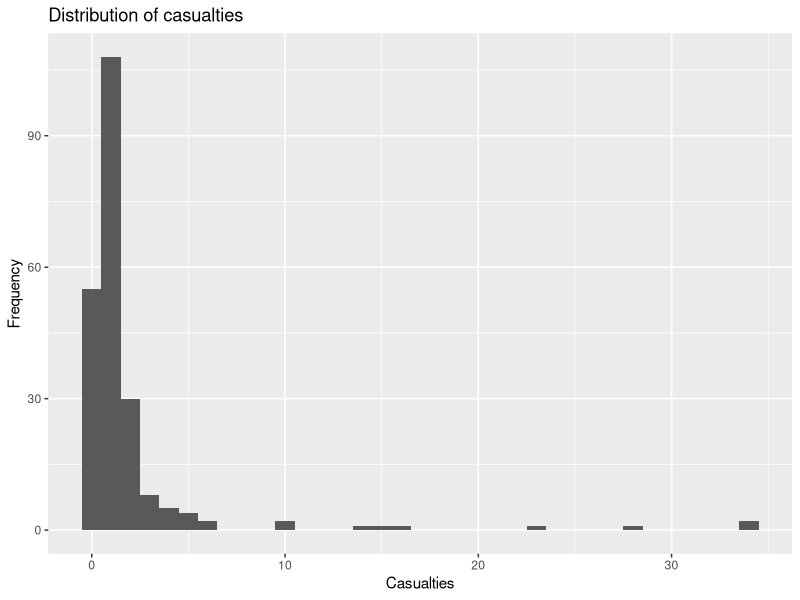
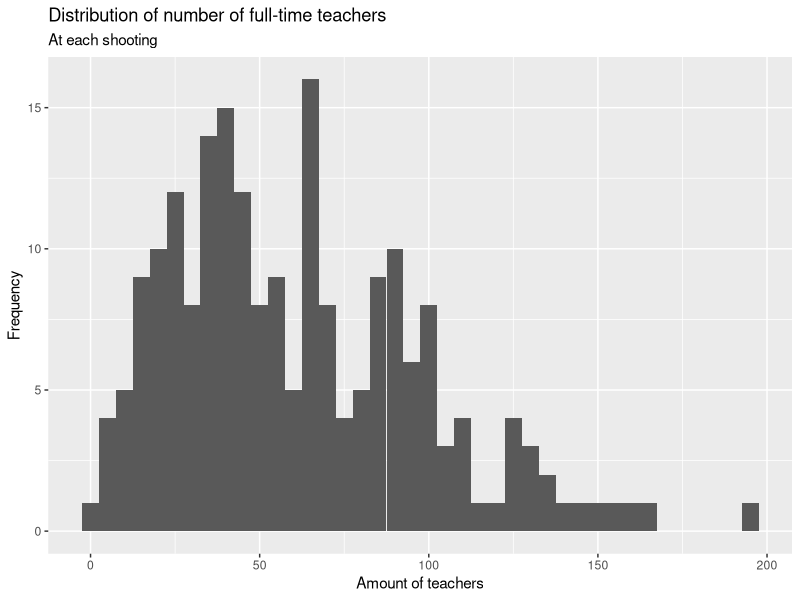
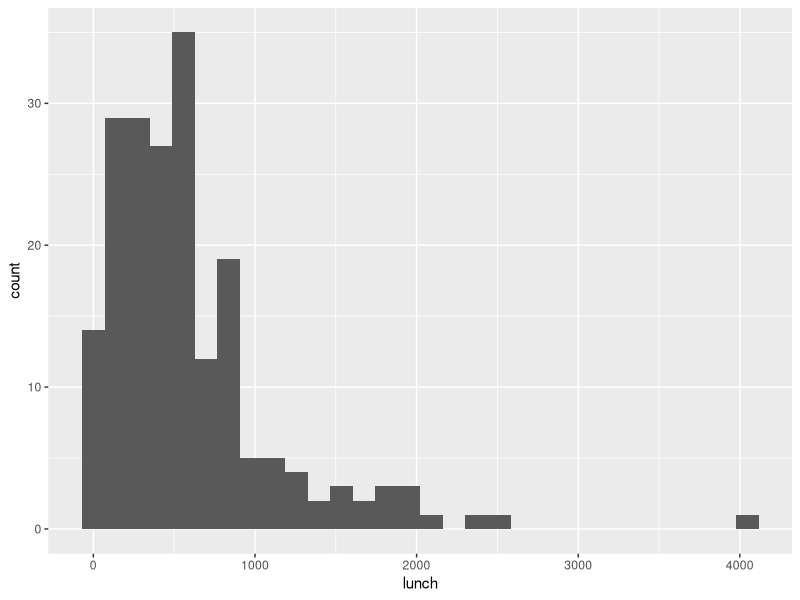

Generate these figures, in order, with R:
## ---- chunk 1
knitr::opts_chunk$set(echo = FALSE)
## ---- chunk 2
library(tidyverse)

## ---- chunk 3
school_shootings <- read_csv("school-shootings-data.csv")
## ---- chunk 4

school_shootings %>%
  filter(!is.na(casualties)) %>%
  ggplot(mapping = aes(x = casualties)) +
  geom_histogram(binwidth = 1) +
  labs(title = "Distribution of casualties") +
  xlab("Casualties") +
  ylab("Frequency")

## ---- chunk 5
school_shootings %>%
  filter(!is.na(staffing)) %>%
  ggplot(mapping = aes(x = staffing)) +
  geom_histogram(binwidth = 5) +
  labs(title = "Distribution of number of full-time teachers", subtitle = "At each shooting") +
  xlab("Amount of teachers") +
  ylab("Frequency")
## ---- chunk 6
school_shootings %>%
  filter(!is.na(staffing)) %>%
  summarise(median_staff_num = median(staffing))
## ---- chunk 7
school_shootings %>%
  filter(!is.na(state)) %>%
  group_by(state) %>%
  count() %>%
  arrange(desc(n))
## ---- chunk 8
school_shootings %>%
  filter(!is.na(lunch)) %>%
  ggplot(mapping = aes(x = lunch)) +
  geom_histogram()
